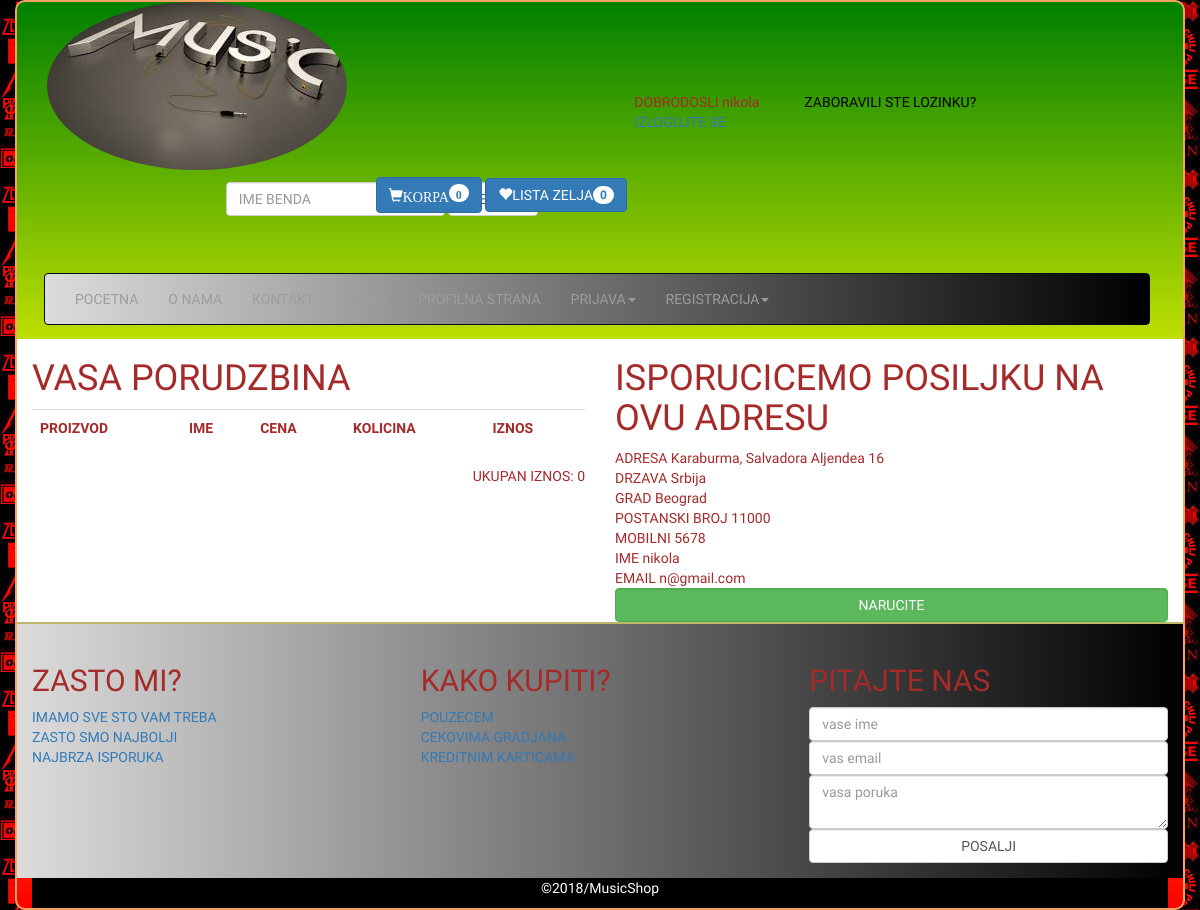
/pages/offline.php (signed in), run on the app's committed database.
### tables this page shows
CREATE TABLE IF NOT EXISTS `user_info` (
  `info_id` int(11) NOT NULL AUTO_INCREMENT,
  `user_id` int(11) DEFAULT NULL,
  `address` varchar(100) DEFAULT NULL,
  `city` varchar(100) DEFAULT NULL,
  `p_code` int(11) DEFAULT NULL,
  `state` varchar(100) DEFAULT NULL,
  `mobile` int(11) DEFAULT NULL,
  PRIMARY KEY (`info_id`)
);

CREATE TABLE IF NOT EXISTS `users` (
  `user_id` int(11) NOT NULL AUTO_INCREMENT,
  `user_name` varchar(100) DEFAULT NULL,
  `user_email` varchar(100) DEFAULT NULL,
  `user_pass` varchar(100) DEFAULT NULL,
  `cat_uset` int(11) DEFAULT NULL,
  `user_img` text,
  PRIMARY KEY (`user_id`)
);

### database/db.php (called while the page is built, shortened)
<?php
class db
{
    private $conn;
    public function setDB(){
        $conn = null;
        try{
            $conn = new PDO("mysql:host=localhost;dbname=ecommerce","root","");
            $conn->setAttribute(PDO::ATTR_ERRMODE,PDO::ERRMODE_EXCEPTION);
        }catch (PDOException $e){
            echo $e->getMessage();
        }
        $this->conn = $conn;
    }
    public function getDB(){
        return $this->conn;
    }
}

### user/infoController.php (called while the page is built, shortened)
<?php
class InfoController extends InfoModel
{
    public function showAllInfo($id)
    {
        $stmt = $this->getDB()->prepare("select users.user_id,users.user_name,users.user_img,users.user_pass,users.user_email,user_info.info_id,
        user_info.address,user_info.city,user_info.mobile,user_info.p_code,user_info.state
        from user_info inner join users on user_info.user_id = users.user_id where users.user_id=:user_id");
        $stmt->bindValue(":user_id", $id);
        $stmt->execute();
        $rez =$stmt->fetchAll(PDO::FETCH_OBJ);
        return $rez;
    }
}

### helpers/helpers.php (called while the page is built, shortened)
<?php
class helpers extends  db
{
    public function getLoggedInUserId($name)
    {
        $stmt = $this->getDB()->prepare("SELECT user_id FROM users WHERE user_name = :user_name");
        $stmt->bindValue(":user_name", $name);
        $stmt->execute();
        return $stmt->fetchColumn();
    }
}

### pages/offline.php (the view, shortened to what this page needs)
<?php
$help = new helpers();?>
</div>
<?php
$cart = new CartController();
?>
    <div class="row" style="background-color: white;">
        <div class="col-sm-6">
                <h1>VASA PORUDZBINA</h1>
              <div class="table-responsive">
                <table class="table">
                    <tr>
                        <th>PROIZVOD</th>
                        <th>IME</th>
                        <th>CENA</th>
                        <th>KOLICINA</th>
                        <th>IZNOS</th>
                    </tr>
                    <?php
                    if(isset($_SESSION["name"])){
                        $name_session = $_SESSION["name"];
                        $user_name = $help->getLoggedInUserId($name_session);
                        $order_show = $cart->cartDisplayArray($user_name);
                        $i=0;
                        foreach($order_show as $orders){
                            $img = $orders["pro_img"];
                            $pro_name = $orders["pro_name"];
                            $pro_id = $orders["pro_id"];
                            $price = $orders["pro_price"];
                            $quantity = $orders["q"];
                            $t = array($price * $quantity);
                            $total = array_sum($t);
                            $i += $total;
                            ?>
                            <tr>
                                <td><img src="../images/product/<?php echo $img; ?>" class="images_cart"></td>
                                <td><?php echo $pro_name; ?></td>
                                <td><?php echo $price; ?></td>
                                <td><?php echo $quantity; ?></td>
                                <td><?php echo $total; ?></td>
                            </tr>
                        <?php } } ?>
                </table>
                </div>
                <p style="float: right;">
                    <?php echo "UKUPAN IZNOS: ".$i;?>
                </p>
        </div>
        <div class="col-sm-6">
                <h1>ISPORUCICEMO POSILJKU NA OVU ADRESU</h1>
                <?php
                $info = new InfoController();
                if(isset($_SESSION["id"])) {
                    $all = $info->showAllInfo($_SESSION["id"]);
                    foreach($all as $fullInfo){
                        echo "ADRESA ". $fullInfo->address."<br>";
                        echo "DRZAVA ". $fullInfo->state."<br>";
                        echo "GRAD ". $fullInfo->city."<br>";
                        echo "POSTANSKI BROJ ". $fullInfo->p_code."<br>";
                        echo "MOBILNI ". $fullInfo->mobile."<br>";
                        echo "IME ". $fullInfo->user_name."<br>";
                        echo "EMAIL ". $fullInfo->user_email."<br>";
                    }
                }
                ?>
                <form method="post" action="<?php echo $_SERVER['PHP_SELF']; ?>">
                    <input type="submit" name="submit" value="NARUCITE" class="form-control btn btn-success">
                </form>
            </div>
        </div>

### view/u.css (style rules this page uses)
body { font-family: 'Galindo', cursive;color: brown;background-image: url('../images/rock.jpg') }

### data on the page
user_info: address "Karaburma, Salvadora Aljendea 16", state "Srbija", city "Beograd", p_code "11000", mobile "5678", user.user_name "nikola", user.user_email "n@gmail.com"

### other printed values
$_SESSION["name"] "nikola"
$rez "0"
$i "0"
